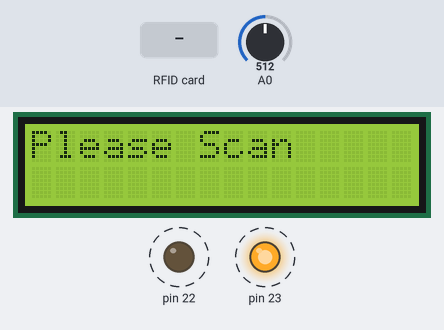
Simulated run of this sketch. Board: Arduino Uno, built with avr-gcc and run on an emulated ATmega328P. Shown: 16×2 character LCD, output pins drawn as LEDs (lit = HIGH). Dashed ring = blinking. The inputs (shaded band) are chosen by the test bench; at power-on: A0 = 512. The local clock reads 2024-03-15 10:24:30 at power-on unless the sketch sets it; pins used as bus, display or sensor lines are not drawn; what the sketch prints to the serial monitor is not drawn.

Above: at 1.0 s.
1.1 s: RFID card 5E 7A 19 C4 held to the reader
At 1.5 s:
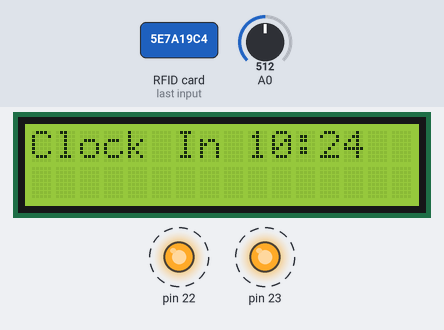
Timing chart, 0 to 11.9 s (numbered marks = the images above; inputs shaded):
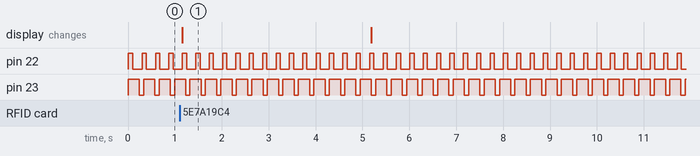

Measured:
- after the input at 1.1 s, the display: changes after 0.06 s (image 1)
- by itself, pin 22: alternates HIGH for 0.09 s and LOW for 0.20 s
- by itself, pin 23: alternates HIGH for 0.24 s and LOW for 0.09 s

The sketch:

4.2.ino
```cpp
/*
Pin Setups -

LCD:
  VSS: GND
  VDD: 5V
  V0: 10k Potentiometer
  RS: 11
  RW: GND
  E: 8
  D4: 5
  D5: 4
  D6: 3
  D7: 2
  A: 220 Ohm Resistor to 5V
  K: GND

RFID-RC522:
  3.3V: 3.3V
  RST: 9
  GND: GND
  MISO: 50
  MOSI: 51
  SCK: 52
  SDA: 10

DS1307:
  GND: GND
  VCC: 5V
  SDA: 20
  SCL: 21

Off-Board LED
  LED: 220 Ohm Resistor to 12

Analog Reader:
  10K Potentiometer to A0
*/

#include <Arduino_FreeRTOS.h>
#include <semphr.h>
#include <SPI.h>
#include <MFRC522.h>
#include <Wire.h>
#include <DS3231.h>
#include <LiquidCrystal.h>

// Task prototypes
void TaskBlink(void *pvParameters);
void TaskAnalogRead(void *pvParameters);
void Task3Blink(void *pvParameters);
void TaskRFIDClockInOut(void *pvParameters);

// LCD and RTC setup
const int rs = 11, en = 8, d4 = 5, d5 = 4, d6 = 3, d7 = 2;
LiquidCrystal lcd(rs, en, d4, d5, d6, d7);
DS3231 clock;
RTCDateTime dt;

// RC522 setup
#define RST_PIN 9
#define SS_PIN 10
MFRC522 mfrc522(SS_PIN, RST_PIN);

SemaphoreHandle_t xSerialSemaphore;

void setup() {
  Serial.begin(19200);
  while (!Serial) {
    ;  // wait for serial port to connect
  }

  if ( xSerialSemaphore == NULL )  // Check to confirm that the Serial Semaphore has not already been created.
  {
    xSerialSemaphore = xSemaphoreCreateMutex();  // Create a mutex semaphore we will use to manage the Serial Port
    if ( ( xSerialSemaphore ) != NULL )
      xSemaphoreGive( ( xSerialSemaphore ) );  // Make the Serial Port available for use, by "Giving" the Semaphore.
  }

  // Create FreeRTOS tasks
  xTaskCreate(TaskBlink, "Blink", 128, NULL, 3, NULL);
  xTaskCreate(TaskAnalogRead, "AnalogRead", 128, NULL, 2, NULL);
  xTaskCreate(Task3Blink, "OffBoard-Flash", 128, NULL, 3, NULL);
  xTaskCreate(TaskRFIDClockInOut, "RFIDClockInOut", 256, NULL, 1, NULL);

  Serial.println("Setup Complete");
  vTaskStartScheduler();
}

void loop() {
  // FreeRTOS scheduler manages tasks, no need for loop() code here.
}

void TaskBlink(void *pvParameters) {
  DDRB |= (1 << PB7);  // LED setup
  for (;;) {
    PORTB |= 1 << PORTB7;   // LED on
    vTaskDelay(250 / portTICK_PERIOD_MS);  // wait for 0.250 seconds
    PORTB &= ~(1 << PORTB7);   // LED off
    vTaskDelay(100 / portTICK_PERIOD_MS);  // wait for 0.100 seconds
  }
}

void TaskAnalogRead(void *pvParameters) {
  for (;;) {
    int sensorValue = analogRead(A0);  // Read analog input
    Serial.println(sensorValue);
    vTaskDelay(500 / portTICK_PERIOD_MS);  // Delay for stability
  }
}

void Task3Blink(void *pvParameters) {
  DDRB |= (1 << PB6);  // Pin 12 setup
  PORTB &= ~(1 << PB6);
  for (;;) {
    PORTB |= 1 << PORTB6;  // LED on
    vTaskDelay(100 / portTICK_PERIOD_MS);  // 100ms delay
    PORTB &= ~(1 << PB6);  // LED off
    vTaskDelay(200 / portTICK_PERIOD_MS);  // 200ms delay
  }
}

// New task for RFID reading and clocking in/out
void TaskRFIDClockInOut(void *pvParameters) {
  SPI.begin();
  mfrc522.PCD_Init();
  clock.begin();
  lcd.begin(16, 2);
  lcd.print("Please Scan");

  for (;;) {
    if (!mfrc522.PICC_IsNewCardPresent()) {
      vTaskDelay(100 / portTICK_PERIOD_MS);  // Delay to allow other tasks to run
      continue;
    }

    if (!mfrc522.PICC_ReadCardSerial()) {
      vTaskDelay(100 / portTICK_PERIOD_MS);  // Delay to allow other tasks to run
      continue;
    }

    // Call check function to handle the RFID UID and clock-in/out
    check(mfrc522.uid.uidByte[0], mfrc522.uid.uidByte[1], mfrc522.uid.uidByte[2], mfrc522.uid.uidByte[3]);
    vTaskDelay(4000 / portTICK_PERIOD_MS);
  }
}

// Check if the card is valid and clock it in or out
void check(byte A, byte B, byte C, byte D) {
  static bool clocked[10] = {false};
  static byte id[10][4];
  static int times[10][2];

  if ( xSemaphoreTake( xSerialSemaphore, ( TickType_t ) 5 ) == pdTRUE ) {
    int index = -1;
    bool out = false;

    // Find if the card is already in the system and whether it's clocked in or out
    for (int i = 0; i < 10; i++) {
      if (A == id[i][0] && B == id[i][1] && C == id[i][2] && D == id[i][3]) {
        index = i;
        out = clocked[i];
        break;
      }

      if (index == -1 && !clocked[i]) {
        index = i;
      }
    }

    dt = clock.getDateTime();  // Get current time

    // Handle clock-in/out logic
    if (out) {
      lcd.clear();
      lcd.setCursor(0, 0);
      lcd.print("Clock In " + formatTime(times[index][0], times[index][1]));
      lcd.setCursor(0, 1);
      lcd.print("Clock Out " + formatTime(dt.hour, dt.minute));
      clocked[index] = false;
    } else {
      lcd.clear();
      lcd.setCursor(0, 0);
      lcd.print("Clock In " + formatTime(dt.hour, dt.minute));

      clocked[index] = true;
      times[index][0] = dt.hour;
      times[index][1] = dt.minute;
      id[index][0] = A;
      id[index][1] = B;
      id[index][2] = C;
      id[index][3] = D;
    }
  }
  xSemaphoreGive( xSerialSemaphore );

  // Wait for 4 seconds before allowing a new scan
  vTaskDelay(4000 / portTICK_PERIOD_MS);

  lcd.clear();
  lcd.setCursor(0, 0);
  lcd.print("Please Scan");
}

// Format the time string for clocking
String formatTime(int hour, int minute) {
  String timeStr = "";
  if (hour < 10) timeStr += "0";
  timeStr += String(hour) + ":";
  if (minute < 10) timeStr += "0";
  timeStr += String(minute);
  return timeStr;
}
```
